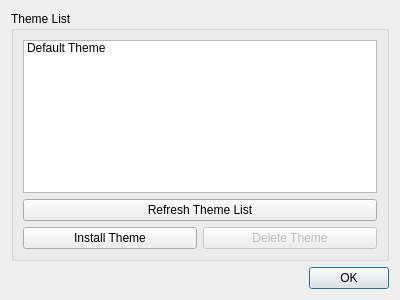
<?xml version="1.0" encoding="UTF-8"?>
<ui version="4.0">
 <class>Dialog_ThemeSettings</class>
 <widget class="QDialog" name="Dialog_ThemeSettings">
  <property name="geometry">
   <rect>
    <x>0</x>
    <y>0</y>
    <width>400</width>
    <height>300</height>
   </rect>
  </property>
  <property name="minimumSize">
   <size>
    <width>400</width>
    <height>300</height>
   </size>
  </property>
  <property name="maximumSize">
   <size>
    <width>400</width>
    <height>300</height>
   </size>
  </property>
  <property name="windowTitle">
   <string>LaTeX Office Writer</string>
  </property>
  <layout class="QGridLayout" name="gridLayout">
   <item row="0" column="0" rowspan="2">
    <widget class="QGroupBox" name="groupBoxThemeList">
     <property name="minimumSize">
      <size>
       <width>0</width>
       <height>0</height>
      </size>
     </property>
     <property name="maximumSize">
      <size>
       <width>16777215</width>
       <height>16777215</height>
      </size>
     </property>
     <property name="title">
      <string>Theme List</string>
     </property>
     <layout class="QGridLayout" name="gridLayout_2">
      <item row="0" column="0" colspan="2">
       <widget class="QListWidget" name="listWidget">
        <item>
         <property name="text">
          <string>Default Theme</string>
         </property>
        </item>
       </widget>
      </item>
      <item row="1" column="0" colspan="2">
       <widget class="QPushButton" name="pushButtonRefresh">
        <property name="text">
         <string>Refresh Theme List</string>
        </property>
       </widget>
      </item>
      <item row="2" column="0">
       <widget class="QPushButton" name="pushButtonInstall">
        <property name="text">
         <string>Install Theme</string>
        </property>
       </widget>
      </item>
      <item row="2" column="1">
       <widget class="QPushButton" name="pushButtonDelete">
        <property name="enabled">
         <bool>false</bool>
        </property>
        <property name="text">
         <string>Delete Theme</string>
        </property>
       </widget>
      </item>
     </layout>
    </widget>
   </item>
   <item row="2" column="0">
    <widget class="QDialogButtonBox" name="buttonBox">
     <property name="orientation">
      <enum>Qt::Horizontal</enum>
     </property>
     <property name="standardButtons">
      <set>QDialogButtonBox::Ok</set>
     </property>
    </widget>
   </item>
  </layout>
 </widget>
 <resources/>
 <connections>
  <connection>
   <sender>buttonBox</sender>
   <signal>accepted()</signal>
   <receiver>Dialog_ThemeSettings</receiver>
   <slot>accept()</slot>
   <hints>
    <hint type="sourcelabel">
     <x>248</x>
     <y>254</y>
    </hint>
    <hint type="destinationlabel">
     <x>157</x>
     <y>274</y>
    </hint>
   </hints>
  </connection>
  <connection>
   <sender>buttonBox</sender>
   <signal>rejected()</signal>
   <receiver>Dialog_ThemeSettings</receiver>
   <slot>reject()</slot>
   <hints>
    <hint type="sourcelabel">
     <x>316</x>
     <y>260</y>
    </hint>
    <hint type="destinationlabel">
     <x>286</x>
     <y>274</y>
    </hint>
   </hints>
  </connection>
 </connections>
</ui>
